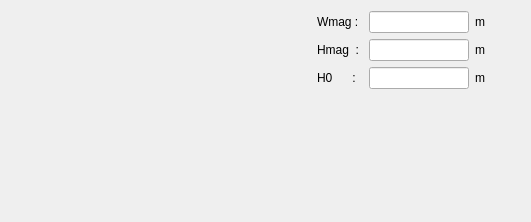
<?xml version="1.0" encoding="UTF-8"?>
<ui version="4.0">
 <class>PMagnet10</class>
 <widget class="QWidget" name="PMagnet10">
  <property name="geometry">
   <rect>
    <x>0</x>
    <y>0</y>
    <width>531</width>
    <height>222</height>
   </rect>
  </property>
  <property name="minimumSize">
   <size>
    <width>0</width>
    <height>0</height>
   </size>
  </property>
  <property name="windowTitle">
   <string>Form</string>
  </property>
  <layout class="QHBoxLayout" name="horizontalLayout">
   <item>
    <widget class="QLabel" name="img_magnet">
     <property name="minimumSize">
      <size>
       <width>300</width>
       <height>200</height>
      </size>
     </property>
     <property name="maximumSize">
      <size>
       <width>550</width>
       <height>350</height>
      </size>
     </property>
     <property name="text">
      <string/>
     </property>
     <property name="pixmap">
      <pixmap resource="../../../../Resources/pyleecan.qrc">:/images/images/MachineSetup/P_Magnet/Surface Magnet type 10.PNG</pixmap>
     </property>
     <property name="scaledContents">
      <bool>true</bool>
     </property>
    </widget>
   </item>
   <item>
    <layout class="QVBoxLayout" name="verticalLayout">
     <item>
      <layout class="QGridLayout" name="gridLayout">
       <item row="0" column="1">
        <widget class="FloatEdit" name="lf_Wmag">
         <property name="minimumSize">
          <size>
           <width>100</width>
           <height>0</height>
          </size>
         </property>
         <property name="maximumSize">
          <size>
           <width>100</width>
           <height>16777215</height>
          </size>
         </property>
        </widget>
       </item>
       <item row="2" column="0">
        <widget class="QLabel" name="in_H0">
         <property name="text">
          <string>H0      :</string>
         </property>
        </widget>
       </item>
       <item row="1" column="2">
        <widget class="QLabel" name="unit_Hmag">
         <property name="text">
          <string>m</string>
         </property>
        </widget>
       </item>
       <item row="1" column="1">
        <widget class="FloatEdit" name="lf_Hmag">
         <property name="minimumSize">
          <size>
           <width>100</width>
           <height>0</height>
          </size>
         </property>
         <property name="maximumSize">
          <size>
           <width>100</width>
           <height>16777215</height>
          </size>
         </property>
        </widget>
       </item>
       <item row="0" column="2">
        <widget class="QLabel" name="unit_Wmag">
         <property name="text">
          <string>m</string>
         </property>
        </widget>
       </item>
       <item row="2" column="1">
        <widget class="FloatEdit" name="lf_H0">
         <property name="minimumSize">
          <size>
           <width>100</width>
           <height>0</height>
          </size>
         </property>
         <property name="maximumSize">
          <size>
           <width>100</width>
           <height>16777215</height>
          </size>
         </property>
        </widget>
       </item>
       <item row="1" column="0">
        <widget class="QLabel" name="in_Hmag">
         <property name="text">
          <string>Hmag  :</string>
         </property>
        </widget>
       </item>
       <item row="2" column="2">
        <widget class="QLabel" name="unit_H0">
         <property name="text">
          <string>m</string>
         </property>
        </widget>
       </item>
       <item row="0" column="0">
        <widget class="QLabel" name="in_Wmag">
         <property name="text">
          <string>Wmag :</string>
         </property>
        </widget>
       </item>
      </layout>
     </item>
     <item>
      <widget class="WMagnetOut" name="w_out" native="true"/>
     </item>
     <item>
      <spacer name="verticalSpacer">
       <property name="orientation">
        <enum>Qt::Vertical</enum>
       </property>
       <property name="sizeHint" stdset="0">
        <size>
         <width>17</width>
         <height>18</height>
        </size>
       </property>
      </spacer>
     </item>
    </layout>
   </item>
  </layout>
 </widget>
 <customwidgets>
  <customwidget>
   <class>FloatEdit</class>
   <extends>QLineEdit</extends>
   <header>pyleecan.GUI/Tools/FloatEdit.h</header>
  </customwidget>
  <customwidget>
   <class>WMagnetOut</class>
   <extends>QWidget</extends>
   <header>pyleecan.GUI.Dialog.DMachineSetup.SMagnet.WMagnetOut.WMagnetOut.h</header>
   <container>1</container>
  </customwidget>
 </customwidgets>
 <tabstops>
  <tabstop>lf_Wmag</tabstop>
  <tabstop>lf_Hmag</tabstop>
  <tabstop>lf_H0</tabstop>
 </tabstops>
 <resources>
  <include location="../../../../Resources/pyleecan.qrc"/>
  <include location="../../../../Resources/pyleecan.qrc"/>
  <include location="../../../Resources/pyleecan.qrc"/>
 </resources>
 <connections/>
</ui>
